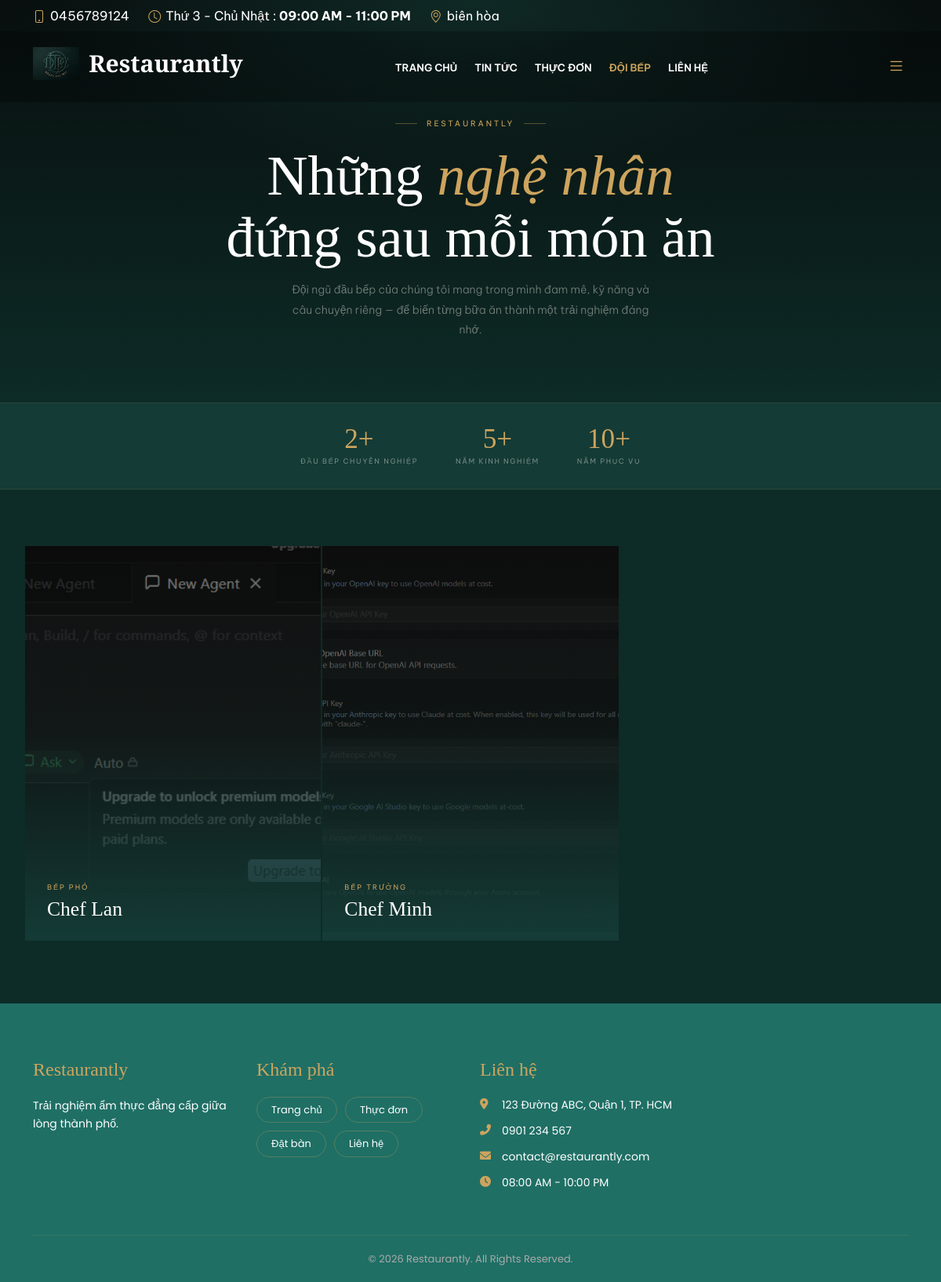
The app's page /chefs.php with its own data.
### tables this page shows
CREATE TABLE `chefs` (
  `id` int(11) NOT NULL,
  `name` varchar(100) DEFAULT NULL,
  `position` varchar(100) DEFAULT NULL,
  `image` varchar(255) DEFAULT NULL,
  `experience` int(11) DEFAULT 0,
  `specialty` varchar(255) DEFAULT NULL,
  `description` text DEFAULT NULL,
  `quote` varchar(255) DEFAULT NULL,
  `facebook` varchar(255) DEFAULT NULL,
  `instagram` varchar(255) DEFAULT NULL,
  `email` varchar(255) DEFAULT NULL,
  `is_active` tinyint(1) DEFAULT 1,
  `is_featured` tinyint(1) DEFAULT 0,
  `sort_order` int(11) DEFAULT 0
);

CREATE TABLE `footer_links` (
  `id` int(11) NOT NULL,
  `title` varchar(255) NOT NULL,
  `url` varchar(255) NOT NULL,
  `priority` int(11) DEFAULT 0
);

### chefs.php (the view, shortened to what this page needs)
<?php
$database = new Database();
$db = $database->getConnection();
$stmt = $db->prepare("SELECT * FROM chefs WHERE is_active = 1 ORDER BY sort_order ASC, id DESC");
$stmt->execute();
$chefs = $stmt->fetchAll(PDO::FETCH_ASSOC);
include __DIR__ . '/views/client/layouts/header.php';
?>
<section class="ch-hero">
  <div class="container" style="position:relative;z-index:1">
    <div class="ch-hero-eyebrow">Restaurantly</div>
    <h1>Những <em>nghệ nhân</em><br>đứng sau mỗi món ăn</h1>
    <p class="ch-hero-sub">Đội ngũ đầu bếp của chúng tôi mang trong mình đam mê, kỹ năng và câu chuyện riêng — để biến từng bữa ăn thành một trải nghiệm đáng nhớ.</p>
  </div>
</section>
<?php if(!empty($chefs)): ?>
<div class="ch-strip">
  <div class="strip-item">
    <div class="strip-num"><?= count($chefs) ?>+</div>
    <div class="strip-lbl">Đầu bếp chuyên nghiệp</div>
  </div>
  <div class="strip-item">
    <div class="strip-num"><?php
      $exp = array_sum(array_filter(array_column($chefs,'experience')));
      echo ($exp ?: 50).'+';
    ?></div>
    <div class="strip-lbl">Năm kinh nghiệm</div>
  </div>
  <div class="strip-item">
    <div class="strip-num">10+</div>
    <div class="strip-lbl">Năm phục vụ</div>
  </div>
</div>
<?php endif; ?>
<div class="ch-wrap">
  <?php if(!empty($chefs)): ?>
  <div class="ch-grid">
    <?php foreach($chefs as $chef):
      $img = !empty($chef['image'])
        ? '/restaurant-project/public/assets/img/chefs/'.htmlspecialchars($chef['image'])
        : 'https://placehold.co/400x530/143B36/cda45e?text=Chef';
    ?>
    <div class="ch-card">
      <div class="ch-img">
        <img src="<?= $img ?>"
             alt="<?= htmlspecialchars($chef['name']) ?>"
             onerror="this.src='https://placehold.co/400x530/143B36/cda45e?text=Chef'">
        <div class="ch-img-overlay"></div>
      </div>
      <div class="ch-default">
        <div class="ch-position-d"><?= htmlspecialchars($chef['position'] ?? 'Đầu Bếp') ?></div>
        <div class="ch-name-d"><?= htmlspecialchars($chef['name']) ?></div>
      </div>
    </div>
    <?php endforeach; ?>
  </div>
  <?php endif; ?>
</div>
<?php include __DIR__ . '/views/client/layouts/footer.php'; ?>

### views/client/layouts/footer.php (shortened to what this page needs)
<?php
$db = (new Database())->getConnection();
$stmt = $db->query("SELECT * FROM footer_settings");
$ft = [];
while ($row = $stmt->fetch(PDO::FETCH_ASSOC)) { $ft[$row['setting_key']] = $row['setting_value']; }
$links      = $db->query("SELECT * FROM footer_links ORDER BY priority ASC")->fetchAll(PDO::FETCH_ASSOC) ?? [];
$path_prefix = $path_prefix ?? '';
$logo       = !empty($ft['footer_logo']) ? safe_url('public/assets/img/' . $ft['footer_logo'], $path_prefix) : '';
?>
<footer class="footer">
    <div class="container">
        <div class="row gy-4">
            <div class="col-lg-3 col-md-6">
                <?php if ($logo): ?>
                    <img src="<?= htmlspecialchars($logo) ?>" alt="Logo" class="footer-logo">
                <?php else: ?>
                    <h4><?= htmlspecialchars($ft['restaurant_name'] ?? 'Restaurantly') ?></h4>
                <?php endif; ?>
                <p style="font-size:14px;line-height:1.7"><?= nl2br(htmlspecialchars($ft['footer_description'] ?? '')) ?></p>
            </div>
            <div class="col-lg-3 col-md-6">
                <h4>Khám phá</h4>
                <div class="explore-links">
                    <?php foreach ($links as $l): ?>
                        <a href="<?= htmlspecialchars(safe_url($l['url'], $path_prefix)) ?>"><?= htmlspecialchars($l['title']) ?></a>
                    <?php endforeach; ?>
                </div>
            </div>
            <div class="col-lg-3 col-md-6">
                <h4>Liên hệ</h4>
                <ul class="contact-info">
                    <?php if (!empty($ft['address'])): ?><li><i class="fas fa-map-marker-alt"></i> <?= htmlspecialchars($ft['address']) ?></li><?php endif; ?>
                    <?php if (!empty($ft['phone'])): ?><li><i class="fas fa-phone-alt"></i> <?= htmlspecialchars($ft['phone']) ?></li><?php endif; ?>
                    <?php if (!empty($ft['email'])): ?><li><i class="fas fa-envelope"></i> <?= htmlspecialchars($ft['email']) ?></li><?php endif; ?>
                    <?php if (!empty($ft['opening_hours'])): ?><li><i class="fas fa-clock"></i> <?= htmlspecialchars($ft['opening_hours']) ?></li><?php endif; ?>
                </ul>
            </div>
            <div class="col-lg-3 col-md-6">
            </div>
        </div>
        <div class="copyright"><?= htmlspecialchars($ft['copyright_text'] ?? '© 2026 Restaurantly. All Rights Reserved.') ?></div>
    </div>
</footer>
<link rel="stylesheet" href="https://cdnjs.cloudflare.com/ajax/libs/font-awesome/6.0.0/css/all.min.css">

### views/client/layouts/header.php (style rules this page uses)
:root { --primary-color: #cda45e; }
body { margin: 0; padding: 0 !important; font-family: "Poppins", sans-serif; }

### chefs.php (style rules this page uses)
:root { --F:#143B36;--F1:#1a4d46;--F2:#0d2b27; --gold:#cda45e;--gold2:#e8d5a8; --ch:#f0ece3;--mu:rgba(240,236,227,.45); --ease:cubic-bezier(.4,0,.2,1); }
* { box-sizing:border-box;margin:0;padding:0; }
body { background:var(--F2);color:var(--ch);font-family:'Be Vietnam Pro',sans-serif; }
.ch-hero { position:relative;overflow:hidden; padding:140px 0 80px;text-align:center; background:linear-gradient(180deg,#080e0d 0%,var(--F2) 100%); }
.ch-hero::before { content:'';position:absolute;inset:0; background:radial-gradient(ellipse 70% 60% at 50% 0%,rgba(20,59,54,.6),transparent 70%); }
.ch-hero-eyebrow { display:inline-flex;align-items:center;gap:12px; font-size:10px;letter-spacing:.28em;text-transform:uppercase;color:var(--gold); margin-bottom:20px; }
.ch-hero-eyebrow::before,.ch-hero-eyebrow::after { content:'';display:block;width:28px;height:1px;background:var(--gold);opacity:.4; }
.ch-hero h1 { font-family:'Cormorant Garamond',serif;font-weight:300; font-size:clamp(2.6rem,6vw,4.5rem);color:#fff;line-height:1.1;margin-bottom:14px; }
.ch-hero h1 em { font-style:italic;color:var(--gold); }
.ch-hero-sub { font-size:14px;color:var(--mu);font-weight:300; max-width:480px;margin:0 auto;line-height:1.8; }
.ch-strip { background:var(--F); border-top:1px solid rgba(205,164,94,.12); border-bottom:1px solid rgba(205,164,94,.12); padding:28px 32px; display:flex;align-items:center;justify-content:center; gap:48px;flex-wrap:wrap; }
.strip-item { text-align:center; }
.strip-num { font-family:'Cormorant Garamond',serif;font-weight:300;font-size:2.2rem;color:var(--gold);line-height:1; }
.strip-lbl { font-size:9px;letter-spacing:.18em;text-transform:uppercase;color:var(--mu);margin-top:4px; }
.ch-wrap { max-width:1200px;margin:0 auto;padding:72px 32px 80px; }
.ch-grid { display:grid; grid-template-columns:repeat(auto-fill,minmax(320px,1fr)); gap:2px; }
.ch-card { position:relative;overflow:hidden; background:var(--F); }
.ch-img { width:100%;aspect-ratio:3/4;overflow:hidden;position:relative; }
.ch-img img { width:100%;height:100%;object-fit:cover; filter:brightness(.55) saturate(.8); transition:transform .65s var(--ease),filter .5s var(--ease); }
.ch-img-overlay { position:absolute;inset:0; background:linear-gradient(to top,var(--F) 0%,rgba(20,59,54,.15) 55%,transparent 100%); transition:opacity .4s; }
.ch-default { position:absolute;bottom:0;left:0;right:0; padding:28px 28px 26px; transition:opacity .3s var(--ease),transform .35s var(--ease); }
.ch-position-d { font-size:9px;letter-spacing:.22em;text-transform:uppercase; color:var(--gold);margin-bottom:7px; }
.ch-name-d { font-family:'Cormorant Garamond',serif;font-weight:400; font-size:1.6rem;color:#fff;line-height:1.1; }

### records on screen
chefs: image (picture), position "BẾP PHÓ", name "Chef Lan"
chefs: image (picture), position "BẾP TRƯỞNG", name "Chef Minh"
footer_links: title "Trang chủ"
footer_links: title "Thực đơn"
footer_links: title "Đặt bàn"
footer_links: title "Liên hệ"

### other values on screen
$settings['hotline'] "0456789124"
$settings['open_days'] "Thứ 3 - Chủ Nhật"
$settings['open_time'] "09:00 AM - 11:00 PM"
$settings['address'] "biên hòa"
$settings['restaurant_name'] "Restaurantly"
count($chefs) "2"
$exp ?: 50 "5"
$ft['restaurant_name'] "Restaurantly"
$ft['footer_description'] "Trải nghiệm ẩm thực đẳng cấp giữa lòng thành phố."
$ft['address'] "123 Đường ABC, Quận 1, TP. HCM"
$ft['phone'] "0901 234 567"
$ft['email'] "contact@restaurantly.com"
$ft['opening_hours'] "08:00 AM - 10:00 PM"
$ft['copyright_text'] "© 2026 Restaurantly. All Rights Reserved."
